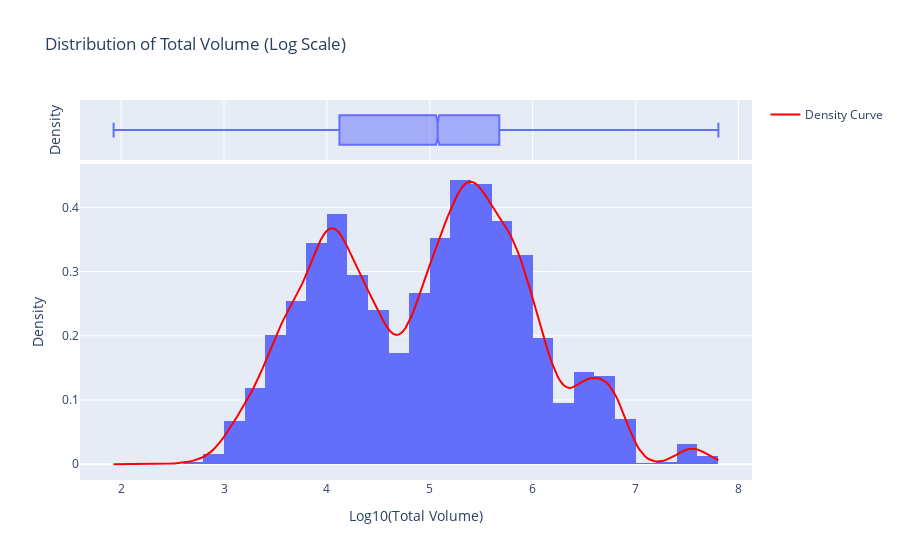

Write notebook code for a chart like this one.
### Code cell
# univariate analysis of 'total volume' column
from scipy import stats
import numpy as np

# I wanna show the density but the deviation is too big. so i use the count to get the density
data = prices_and_sales_df['TotalVolume'].dropna()
log_data = np.log10(data)

fig = px.histogram(x=log_data, 
                   nbins=50,
                   title='Distribution of Total Volume (Log Scale)',
                   labels={'x': 'Log10(Total Volume)'},
                   marginal='box',
                   histnorm='probability density')

# Calculate KDE
kde = stats.gaussian_kde(log_data)
x_range = np.linspace(log_data.min(), log_data.max(), 200)
y_kde = kde(x_range)

fig.add_trace(go.Scatter(x=x_range, y=y_kde, 
                         mode='lines', 
                         name='Density Curve',
                         line=dict(color='red', width=2)))

fig.update_yaxes(title_text='Density')
fig

### Figure 1 — Plotly figure (JSON) as saved in the notebook; plotly's stock layout.template omitted (floating-point values rounded to 4 significant figures; data arrays with more than 128 entries replaced by an {"elided": "..."} marker saying what was removed)
{"data": [{"bingroup": "x", "histnorm": "probability density", "hovertemplate": "Log10(Total Volume)=%{x}<br>probability density=%{y}<extra></extra>", "legendgroup": "", "marker": {"color": "#636efa", "pattern": {"shape": ""}}, "name": "", "nbinsx": 50, "orientation": "v", "showlegend": false, "type": "histogram", "x": {"elided": "24212 float values"}, "xaxis": "x", "yaxis": "y"}, {"hovertemplate": "Log10(Total Volume)=%{x}<extra></extra>", "legendgroup": "", "marker": {"color": "#636efa"}, "name": "", "notched": true, "showlegend": false, "type": "box", "x": {"elided": "24212 float values"}, "xaxis": "x2", "yaxis": "y2"}, {"line": {"color": "red", "width": 2}, "mode": "lines", "name": "Density Curve", "type": "scatter", "x": {"elided": "200 float values"}, "y": {"elided": "200 float values"}}], "layout": {"barmode": "relative", "legend": {"tracegroupgap": 0}, "title": {"text": "Distribution of Total Volume (Log Scale)"}, "xaxis": {"anchor": "y", "domain": [0, 1], "title": {"text": "Log10(Total Volume)"}}, "xaxis2": {"anchor": "y2", "domain": [0, 1], "matches": "x", "showgrid": true, "showticklabels": false}, "yaxis": {"anchor": "x", "domain": [0, 0.8316], "title": {"text": "Density"}}, "yaxis2": {"anchor": "x2", "domain": [0.8416, 1], "matches": "y2", "showgrid": false, "showline": false, "showticklabels": false, "ticks": "", "title": {"text": "Density"}}}}
